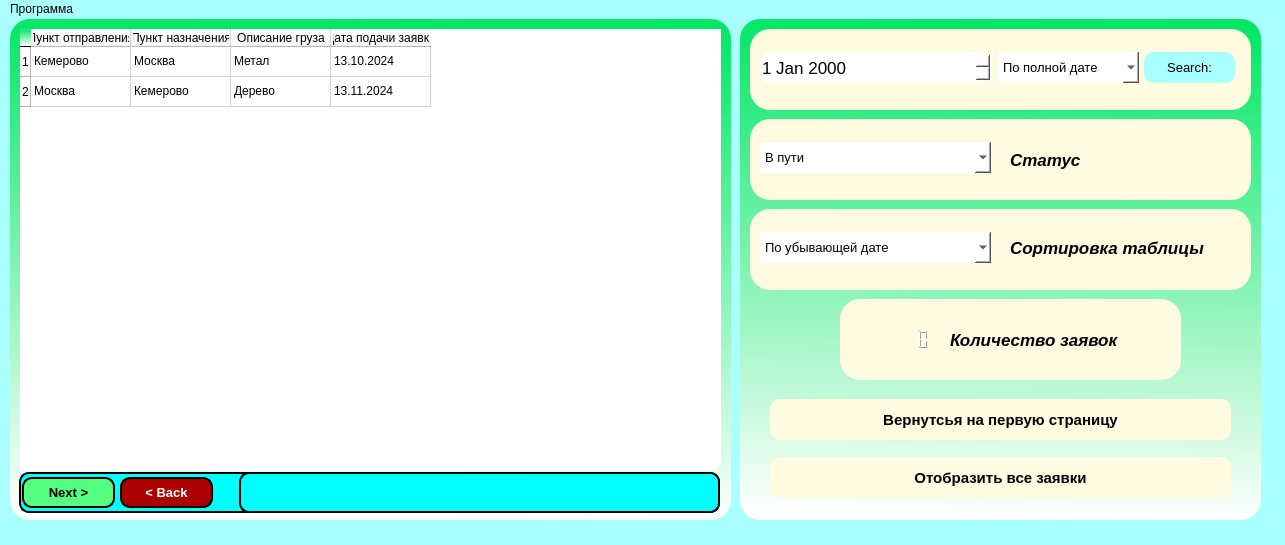
<?xml version="1.0" encoding="UTF-8"?>
<ui version="4.0">
 <class>MainWindow</class>
 <widget class="QMainWindow" name="MainWindow">
  <property name="geometry">
   <rect>
    <x>0</x>
    <y>0</y>
    <width>1285</width>
    <height>545</height>
   </rect>
  </property>
  <property name="windowTitle">
   <string>MainWindow</string>
  </property>
  <property name="styleSheet">
   <string notr="true">background-color: rgb(170, 255, 255);</string>
  </property>
  <widget class="QWidget" name="centralwidget">
   <widget class="QFrame" name="frame">
    <property name="geometry">
     <rect>
      <x>10</x>
      <y>0</y>
      <width>721</width>
      <height>501</height>
     </rect>
    </property>
    <property name="styleSheet">
     <string notr="true">background-color: qlineargradient(spread:pad, x1:0.527094, y1:0, x2:0.502463, y2:1, stop:0 rgba(0, 231, 100, 255), stop:1 rgba(255, 255, 255, 255));
border-radius: 20px</string>
    </property>
    <property name="frameShape">
     <enum>QFrame::StyledPanel</enum>
    </property>
    <property name="frameShadow">
     <enum>QFrame::Raised</enum>
    </property>
    <widget class="QTableWidget" name="tableWidget_TableApplication">
     <property name="geometry">
      <rect>
       <x>10</x>
       <y>10</y>
       <width>701</width>
       <height>441</height>
      </rect>
     </property>
     <property name="styleSheet">
      <string notr="true">background-color: rgb(255, 255, 255);

border-radius: 10px</string>
     </property>
     <row>
      <property name="text">
       <string>1</string>
      </property>
     </row>
     <row>
      <property name="text">
       <string>2</string>
      </property>
     </row>
     <column>
      <property name="text">
       <string>Пункт отправления</string>
      </property>
     </column>
     <column>
      <property name="text">
       <string>Пункт назначения</string>
      </property>
     </column>
     <column>
      <property name="text">
       <string>Описание груза</string>
      </property>
     </column>
     <column>
      <property name="text">
       <string>Дата подачи заявки</string>
      </property>
     </column>
     <item row="0" column="0">
      <property name="text">
       <string>Кемерово</string>
      </property>
     </item>
     <item row="0" column="1">
      <property name="text">
       <string>Москва</string>
      </property>
     </item>
     <item row="0" column="2">
      <property name="text">
       <string>Метал</string>
      </property>
     </item>
     <item row="0" column="3">
      <property name="text">
       <string>13.10.2024</string>
      </property>
     </item>
     <item row="1" column="0">
      <property name="text">
       <string>Москва</string>
      </property>
     </item>
     <item row="1" column="1">
      <property name="text">
       <string>Кемерово</string>
      </property>
     </item>
     <item row="1" column="2">
      <property name="text">
       <string>Дерево</string>
      </property>
     </item>
     <item row="1" column="3">
      <property name="text">
       <string>13.11.2024</string>
      </property>
     </item>
    </widget>
    <widget class="QWidget" name="widget" native="true">
     <property name="geometry">
      <rect>
       <x>9</x>
       <y>453</y>
       <width>701</width>
       <height>41</height>
      </rect>
     </property>
     <property name="styleSheet">
      <string notr="true">/*background-color: rgb(170, 255, 127);*/
background-color: rgb(0, 255, 255);
border: 2px solid black;
border-radius: 10px</string>
     </property>
     <widget class="QWidget" name="horizontalLayoutWidget">
      <property name="geometry">
       <rect>
        <x>220</x>
        <y>0</y>
        <width>481</width>
        <height>41</height>
       </rect>
      </property>
      <layout class="QHBoxLayout" name="horizontalLayout_ListNumberPages">
       <property name="leftMargin">
        <number>5</number>
       </property>
       <property name="rightMargin">
        <number>5</number>
       </property>
      </layout>
     </widget>
     <widget class="QPushButton" name="pushButton_NextPage">
      <property name="geometry">
       <rect>
        <x>3</x>
        <y>5</y>
        <width>93</width>
        <height>31</height>
       </rect>
      </property>
      <property name="font">
       <font>
        <family>Arial</family>
        <pointsize>10</pointsize>
        <weight>75</weight>
        <bold>true</bold>
       </font>
      </property>
      <property name="styleSheet">
       <string notr="true">background-color: rgb(85, 255, 127);</string>
      </property>
      <property name="text">
       <string>Next &gt;</string>
      </property>
     </widget>
     <widget class="QPushButton" name="pushButton_BackPage">
      <property name="geometry">
       <rect>
        <x>101</x>
        <y>5</y>
        <width>93</width>
        <height>31</height>
       </rect>
      </property>
      <property name="font">
       <font>
        <family>Arial</family>
        <pointsize>10</pointsize>
        <weight>75</weight>
        <italic>false</italic>
        <bold>true</bold>
        <underline>false</underline>
        <strikeout>false</strikeout>
        <kerning>true</kerning>
       </font>
      </property>
      <property name="styleSheet">
       <string notr="true">background-color: rgb(170, 0, 0);
color: rgb(255, 255, 255);</string>
      </property>
      <property name="text">
       <string>&lt; Back</string>
      </property>
     </widget>
    </widget>
   </widget>
   <widget class="QFrame" name="frame_2">
    <property name="geometry">
     <rect>
      <x>740</x>
      <y>0</y>
      <width>521</width>
      <height>501</height>
     </rect>
    </property>
    <property name="styleSheet">
     <string notr="true">background-color: qlineargradient(spread:pad, x1:0.527094, y1:0, x2:0.502463, y2:1, stop:0 rgba(0, 231, 100, 255), stop:1 rgba(255, 255, 255, 255));
border-radius: 20px</string>
    </property>
    <property name="frameShape">
     <enum>QFrame::StyledPanel</enum>
    </property>
    <property name="frameShadow">
     <enum>QFrame::Raised</enum>
    </property>
    <widget class="QPushButton" name="pushButton_AllRequest">
     <property name="geometry">
      <rect>
       <x>30</x>
       <y>438</y>
       <width>461</width>
       <height>41</height>
      </rect>
     </property>
     <property name="font">
      <font>
       <family>Arial</family>
       <pointsize>11</pointsize>
       <weight>75</weight>
       <bold>true</bold>
      </font>
     </property>
     <property name="styleSheet">
      <string notr="true">background-color: rgb(255, 251, 224);
border-radius: 10px</string>
     </property>
     <property name="text">
      <string>Отобразить все заявки</string>
     </property>
    </widget>
    <widget class="QFrame" name="frame_3">
     <property name="geometry">
      <rect>
       <x>10</x>
       <y>10</y>
       <width>501</width>
       <height>81</height>
      </rect>
     </property>
     <property name="styleSheet">
      <string notr="true">background-color: rgb(255, 251, 224);</string>
     </property>
     <property name="frameShape">
      <enum>QFrame::StyledPanel</enum>
     </property>
     <property name="frameShadow">
      <enum>QFrame::Raised</enum>
     </property>
     <widget class="QDateEdit" name="dateEdit_Searchdate">
      <property name="geometry">
       <rect>
        <x>10</x>
        <y>23</y>
        <width>231</width>
        <height>31</height>
       </rect>
      </property>
      <property name="font">
       <font>
        <family>Arial</family>
        <pointsize>13</pointsize>
       </font>
      </property>
      <property name="toolTip">
       <string>Измените дату</string>
      </property>
      <property name="styleSheet">
       <string notr="true">background-color: rgb(255, 255, 255);
border-radius: 10px</string>
      </property>
     </widget>
     <widget class="QComboBox" name="comboBox_Date">
      <property name="geometry">
       <rect>
        <x>248</x>
        <y>23</y>
        <width>141</width>
        <height>31</height>
       </rect>
      </property>
      <property name="font">
       <font>
        <family>Arial</family>
        <pointsize>10</pointsize>
       </font>
      </property>
      <property name="toolTip">
       <string>Выбирите принцип поиска</string>
      </property>
      <property name="styleSheet">
       <string notr="true">background-color: rgb(255, 255, 255);</string>
      </property>
      <item>
       <property name="text">
        <string>По полной дате</string>
       </property>
      </item>
      <item>
       <property name="text">
        <string>По году и месяцу</string>
       </property>
      </item>
      <item>
       <property name="text">
        <string>По году и дню</string>
       </property>
      </item>
      <item>
       <property name="text">
        <string>По месяцу и дню</string>
       </property>
      </item>
      <item>
       <property name="text">
        <string>По году</string>
       </property>
      </item>
      <item>
       <property name="text">
        <string>По месяцу</string>
       </property>
      </item>
      <item>
       <property name="text">
        <string>По дню</string>
       </property>
      </item>
     </widget>
     <widget class="QPushButton" name="pushButton_Search_date">
      <property name="geometry">
       <rect>
        <x>394</x>
        <y>23</y>
        <width>91</width>
        <height>31</height>
       </rect>
      </property>
      <property name="font">
       <font>
        <family>Arial</family>
        <pointsize>10</pointsize>
       </font>
      </property>
      <property name="styleSheet">
       <string notr="true">background-color: rgb(170, 255, 255);
border-radius: 10px
</string>
      </property>
      <property name="text">
       <string>Search:</string>
      </property>
     </widget>
    </widget>
    <widget class="QFrame" name="frame_4">
     <property name="geometry">
      <rect>
       <x>10</x>
       <y>100</y>
       <width>501</width>
       <height>81</height>
      </rect>
     </property>
     <property name="styleSheet">
      <string notr="true">background-color: rgb(255, 251, 224);</string>
     </property>
     <property name="frameShape">
      <enum>QFrame::StyledPanel</enum>
     </property>
     <property name="frameShadow">
      <enum>QFrame::Raised</enum>
     </property>
     <widget class="QComboBox" name="comboBox_Status">
      <property name="geometry">
       <rect>
        <x>10</x>
        <y>23</y>
        <width>231</width>
        <height>31</height>
       </rect>
      </property>
      <property name="font">
       <font>
        <family>Arial</family>
        <pointsize>10</pointsize>
       </font>
      </property>
      <property name="toolTip">
       <string>Сортировка таблицы</string>
      </property>
      <property name="styleSheet">
       <string notr="true">background-color: rgb(255, 255, 255);</string>
      </property>
      <item>
       <property name="text">
        <string>В пути</string>
       </property>
      </item>
      <item>
       <property name="text">
        <string>Доставлен</string>
       </property>
      </item>
      <item>
       <property name="text">
        <string>Отменён</string>
       </property>
      </item>
     </widget>
     <widget class="QLabel" name="label_Status">
      <property name="geometry">
       <rect>
        <x>260</x>
        <y>20</y>
        <width>101</width>
        <height>41</height>
       </rect>
      </property>
      <property name="font">
       <font>
        <family>Arial</family>
        <pointsize>13</pointsize>
        <weight>75</weight>
        <italic>true</italic>
        <bold>true</bold>
        <underline>false</underline>
        <strikeout>false</strikeout>
       </font>
      </property>
      <property name="text">
       <string>Статус</string>
      </property>
     </widget>
    </widget>
    <widget class="QFrame" name="frame_5">
     <property name="geometry">
      <rect>
       <x>10</x>
       <y>190</y>
       <width>501</width>
       <height>81</height>
      </rect>
     </property>
     <property name="styleSheet">
      <string notr="true">background-color: rgb(255, 251, 224);</string>
     </property>
     <property name="frameShape">
      <enum>QFrame::StyledPanel</enum>
     </property>
     <property name="frameShadow">
      <enum>QFrame::Raised</enum>
     </property>
     <widget class="QComboBox" name="comboBox_SortTable">
      <property name="geometry">
       <rect>
        <x>10</x>
        <y>23</y>
        <width>231</width>
        <height>31</height>
       </rect>
      </property>
      <property name="font">
       <font>
        <family>Arial</family>
        <pointsize>10</pointsize>
       </font>
      </property>
      <property name="toolTip">
       <string>Сортировка таблицы</string>
      </property>
      <property name="styleSheet">
       <string notr="true">background-color: rgb(255, 255, 255);</string>
      </property>
      <item>
       <property name="text">
        <string>По убывающей дате</string>
       </property>
      </item>
      <item>
       <property name="text">
        <string>По возврастающей дате</string>
       </property>
      </item>
      <item>
       <property name="text">
        <string>В алфавитном порядке</string>
       </property>
      </item>
      <item>
       <property name="text">
        <string>В обратном алфавитном порядке</string>
       </property>
      </item>
     </widget>
     <widget class="QLabel" name="label_text">
      <property name="geometry">
       <rect>
        <x>260</x>
        <y>18</y>
        <width>211</width>
        <height>41</height>
       </rect>
      </property>
      <property name="font">
       <font>
        <family>Arial</family>
        <pointsize>13</pointsize>
        <weight>75</weight>
        <italic>true</italic>
        <bold>true</bold>
        <underline>false</underline>
        <strikeout>false</strikeout>
       </font>
      </property>
      <property name="text">
       <string>Сортировка таблицы</string>
      </property>
     </widget>
    </widget>
    <widget class="QFrame" name="frame_6">
     <property name="geometry">
      <rect>
       <x>100</x>
       <y>280</y>
       <width>341</width>
       <height>81</height>
      </rect>
     </property>
     <property name="styleSheet">
      <string notr="true">background-color: rgb(255, 251, 224);</string>
     </property>
     <property name="frameShape">
      <enum>QFrame::StyledPanel</enum>
     </property>
     <property name="frameShadow">
      <enum>QFrame::Raised</enum>
     </property>
     <widget class="QLabel" name="label_Quantity">
      <property name="geometry">
       <rect>
        <x>110</x>
        <y>20</y>
        <width>211</width>
        <height>41</height>
       </rect>
      </property>
      <property name="font">
       <font>
        <family>Arial</family>
        <pointsize>13</pointsize>
        <weight>75</weight>
        <italic>true</italic>
        <bold>true</bold>
        <underline>false</underline>
        <strikeout>false</strikeout>
       </font>
      </property>
      <property name="text">
       <string>Количество заявок</string>
      </property>
     </widget>
     <widget class="QLCDNumber" name="lcdNumber">
      <property name="geometry">
       <rect>
        <x>40</x>
        <y>29</y>
        <width>51</width>
        <height>23</height>
       </rect>
      </property>
      <property name="font">
       <font>
        <pointsize>8</pointsize>
       </font>
      </property>
      <property name="styleSheet">
       <string notr="true">color: rgb(0, 0, 0);</string>
      </property>
     </widget>
    </widget>
    <widget class="QPushButton" name="pushButton_BackFirstPage">
     <property name="geometry">
      <rect>
       <x>30</x>
       <y>380</y>
       <width>461</width>
       <height>41</height>
      </rect>
     </property>
     <property name="font">
      <font>
       <family>Arial</family>
       <pointsize>11</pointsize>
       <weight>75</weight>
       <bold>true</bold>
      </font>
     </property>
     <property name="styleSheet">
      <string notr="true">background-color: rgb(255, 251, 224);
border-radius: 10px</string>
     </property>
     <property name="text">
      <string>Вернутсья на первую страницу</string>
     </property>
    </widget>
   </widget>
  </widget>
  <widget class="QMenuBar" name="menubar">
   <property name="geometry">
    <rect>
     <x>0</x>
     <y>0</y>
     <width>1285</width>
     <height>21</height>
    </rect>
   </property>
   <widget class="QMenu" name="menu">
    <property name="title">
     <string>Программа</string>
    </property>
    <addaction name="action_profile"/>
    <addaction name="action_SubmitApplication"/>
    <addaction name="action_AboatProgram"/>
    <addaction name="action_Exit"/>
   </widget>
   <addaction name="menu"/>
  </widget>
  <widget class="QStatusBar" name="statusbar"/>
  <action name="action_SubmitApplication">
   <property name="text">
    <string>Подать заявку</string>
   </property>
  </action>
  <action name="action_AboatProgram">
   <property name="text">
    <string>О программе</string>
   </property>
  </action>
  <action name="action_profile">
   <property name="text">
    <string>Профиль </string>
   </property>
  </action>
  <action name="action_2">
   <property name="text">
    <string>ывапыв</string>
   </property>
  </action>
  <action name="action_Exit">
   <property name="text">
    <string>Выход</string>
   </property>
  </action>
 </widget>
 <resources/>
 <connections/>
</ui>
